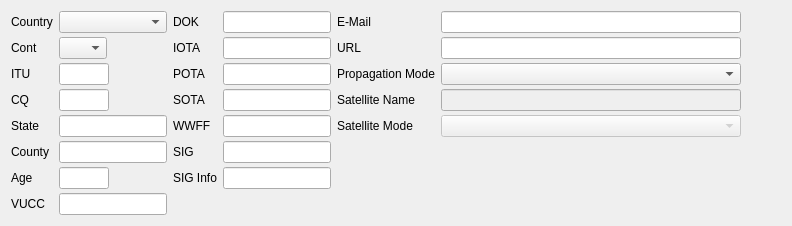
     <widget class="QWidget" name="tabDetails">
      <attribute name="title">
       <string>&amp;Details</string>
      </attribute>
      <layout class="QHBoxLayout" name="horizontalLayout_3">
       <item>
        <layout class="QFormLayout" name="formLayout">
         <property name="formAlignment">
          <set>Qt::AlignLeading|Qt::AlignLeft|Qt::AlignTop</set>
         </property>
         <property name="horizontalSpacing">
          <number>6</number>
         </property>
         <property name="verticalSpacing">
          <number>4</number>
         </property>
         <item row="0" column="0">
          <widget class="QLabel" name="countryLabel">
           <property name="text">
            <string>Country</string>
           </property>
          </widget>
         </item>
         <item row="0" column="1">
          <widget class="QComboBox" name="countryCombo"/>
         </item>
         <item row="1" column="0">
          <widget class="QLabel" name="contLabel">
           <property name="text">
            <string>Cont</string>
           </property>
          </widget>
         </item>
         <item row="2" column="0">
          <widget class="QLabel" name="ituLabel">
           <property name="text">
            <string>ITU</string>
           </property>
          </widget>
         </item>
         <item row="2" column="1">
          <widget class="NewContactEditLine" name="ituEdit">
           <property name="sizePolicy">
            <sizepolicy hsizetype="Fixed" vsizetype="Fixed">
             <horstretch>0</horstretch>
             <verstretch>0</verstretch>
            </sizepolicy>
           </property>
           <property name="maximumSize">
            <size>
             <width>50</width>
             <height>16777215</height>
            </size>
           </property>
           <property name="focusPolicy">
            <enum>Qt::StrongFocus</enum>
           </property>
           <property name="maxLength">
            <number>2</number>
           </property>
          </widget>
         </item>
         <item row="3" column="0">
          <widget class="QLabel" name="cqLabel">
           <property name="text">
            <string>CQ</string>
           </property>
          </widget>
         </item>
         <item row="3" column="1">
          <widget class="NewContactEditLine" name="cqEdit">
           <property name="sizePolicy">
            <sizepolicy hsizetype="Fixed" vsizetype="Fixed">
             <horstretch>0</horstretch>
             <verstretch>0</verstretch>
            </sizepolicy>
           </property>
           <property name="maximumSize">
            <size>
             <width>50</width>
             <height>16777215</height>
            </size>
           </property>
           <property name="focusPolicy">
            <enum>Qt::StrongFocus</enum>
           </property>
           <property name="maxLength">
            <number>2</number>
           </property>
          </widget>
         </item>
         <item row="4" column="0">
          <widget class="QLabel" name="stateLabel">
           <property name="text">
            <string>State</string>
           </property>
          </widget>
         </item>
         <item row="4" column="1">
          <widget class="NewContactEditLine" name="stateEdit">
           <property name="sizePolicy">
            <sizepolicy hsizetype="Fixed" vsizetype="Fixed">
             <horstretch>0</horstretch>
             <verstretch>0</verstretch>
            </sizepolicy>
           </property>
           <property name="maximumSize">
            <size>
             <width>200</width>
             <height>16777215</height>
            </size>
           </property>
           <property name="focusPolicy">
            <enum>Qt::StrongFocus</enum>
           </property>
          </widget>
         </item>
         <item row="5" column="0">
          <widget class="QLabel" name="countyLabel">
           <property name="text">
            <string>County</string>
           </property>
          </widget>
         </item>
         <item row="5" column="1">
          <widget class="NewContactEditLine" name="countyEdit">
           <property name="sizePolicy">
            <sizepolicy hsizetype="Fixed" vsizetype="Fixed">
             <horstretch>0</horstretch>
             <verstretch>0</verstretch>
            </sizepolicy>
           </property>
           <property name="maximumSize">
            <size>
             <width>200</width>
             <height>16777215</height>
            </size>
           </property>
           <property name="focusPolicy">
            <enum>Qt::StrongFocus</enum>
           </property>
          </widget>
         </item>
         <item row="6" column="0">
          <widget class="QLabel" name="ageLabel">
           <property name="text">
            <string>Age</string>
           </property>
          </widget>
         </item>
         <item row="6" column="1">
          <widget class="NewContactEditLine" name="ageEdit">
           <property name="sizePolicy">
            <sizepolicy hsizetype="Fixed" vsizetype="Fixed">
             <horstretch>0</horstretch>
             <verstretch>0</verstretch>
            </sizepolicy>
           </property>
           <property name="maximumSize">
            <size>
             <width>50</width>
             <height>16777215</height>
            </size>
           </property>
           <property name="focusPolicy">
            <enum>Qt::StrongFocus</enum>
           </property>
          </widget>
         </item>
         <item row="1" column="1">
          <widget class="QComboBox" name="contEdit">
           <property name="enabled">
            <bool>true</bool>
           </property>
           <property name="sizePolicy">
            <sizepolicy hsizetype="Fixed" vsizetype="Fixed">
             <horstretch>0</horstretch>
             <verstretch>0</verstretch>
            </sizepolicy>
           </property>
           <property name="focusPolicy">
            <enum>Qt::WheelFocus</enum>
           </property>
           <property name="sizeAdjustPolicy">
            <enum>QComboBox::AdjustToContents</enum>
           </property>
           <item>
            <property name="text">
             <string/>
            </property>
           </item>
           <item>
            <property name="text">
             <string>AF</string>
            </property>
           </item>
           <item>
            <property name="text">
             <string>AN</string>
            </property>
           </item>
           <item>
            <property name="text">
             <string>AS</string>
            </property>
           </item>
           <item>
            <property name="text">
             <string>EU</string>
            </property>
           </item>
           <item>
            <property name="text">
             <string>NA</string>
            </property>
           </item>
           <item>
            <property name="text">
             <string>OC</string>
            </property>
           </item>
           <item>
            <property name="text">
             <string>SA</string>
            </property>
           </item>
          </widget>
         </item>
         <item row="7" column="0">
          <widget class="QLabel" name="vuccLabel">
           <property name="text">
            <string>VUCC</string>
           </property>
          </widget>
         </item>
         <item row="7" column="1">
          <widget class="NewContactEditLine" name="vuccEdit">
           <property name="focusPolicy">
            <enum>Qt::StrongFocus</enum>
           </property>
           <property name="toolTip">
            <string>two or four adjacent Gridsquares, each four characters long, (ex. EN98,FM08,EM97,FM07)</string>
           </property>
          </widget>
         </item>
        </layout>
       </item>
       <item>
        <layout class="QFormLayout" name="formLayout_2">
         <property name="labelAlignment">
          <set>Qt::AlignLeading|Qt::AlignLeft|Qt::AlignVCenter</set>
         </property>
         <property name="formAlignment">
          <set>Qt::AlignLeading|Qt::AlignLeft|Qt::AlignTop</set>
         </property>
         <property name="verticalSpacing">
          <number>4</number>
         </property>
         <item row="0" column="0">
          <widget class="QLabel" name="dokLabel">
           <property name="text">
            <string>DOK</string>
           </property>
          </widget>
         </item>
         <item row="0" column="1">
          <widget class="NewContactEditLine" name="dokEdit">
           <property name="focusPolicy">
            <enum>Qt::StrongFocus</enum>
           </property>
           <property name="toolTip">
            <string>the contacted station's DARC DOK (District Location Code) (ex. A01)</string>
           </property>
          </widget>
         </item>
         <item row="1" column="0">
          <widget class="QLabel" name="iotaLabel">
           <property name="text">
            <string>IOTA</string>
           </property>
          </widget>
         </item>
         <item row="1" column="1">
          <widget class="NewContactEditLine" name="iotaEdit">
           <property name="sizePolicy">
            <sizepolicy hsizetype="Expanding" vsizetype="Fixed">
             <horstretch>0</horstretch>
             <verstretch>0</verstretch>
            </sizepolicy>
           </property>
           <property name="maximumSize">
            <size>
             <width>16777215</width>
             <height>16777215</height>
            </size>
           </property>
           <property name="focusPolicy">
            <enum>Qt::StrongFocus</enum>
           </property>
          </widget>
         </item>
         <item row="2" column="0">
          <widget class="QLabel" name="potaLabel">
           <property name="text">
            <string>POTA</string>
           </property>
          </widget>
         </item>
         <item row="2" column="1">
          <widget class="NewContactEditLine" name="potaEdit"/>
         </item>
         <item row="3" column="0">
          <widget class="QLabel" name="sotaLabel">
           <property name="text">
            <string>SOTA</string>
           </property>
          </widget>
         </item>
         <item row="3" column="1">
          <widget class="NewContactEditLine" name="sotaEdit">
           <property name="sizePolicy">
            <sizepolicy hsizetype="Expanding" vsizetype="Fixed">
             <horstretch>0</horstretch>
             <verstretch>0</verstretch>
            </sizepolicy>
           </property>
           <property name="focusPolicy">
            <enum>Qt::StrongFocus</enum>
           </property>
          </widget>
         </item>
         <item row="4" column="0">
          <widget class="QLabel" name="wwffLabel">
           <property name="text">
            <string>WWFF</string>
           </property>
          </widget>
         </item>
         <item row="4" column="1">
          <widget class="NewContactEditLine" name="wwffEdit"/>
         </item>
         <item row="5" column="0">
          <widget class="QLabel" name="sigLabel">
           <property name="text">
            <string>SIG</string>
           </property>
          </widget>
         </item>
         <item row="5" column="1">
          <widget class="NewContactEditLine" name="sigEdit">
           <property name="focusPolicy">
            <enum>Qt::StrongFocus</enum>
           </property>
          </widget>
         </item>
         <item row="6" column="0">
          <widget class="QLabel" name="sigInfoLabel">
           <property name="text">
            <string>SIG Info</string>
           </property>
          </widget>
         </item>
         <item row="6" column="1">
          <widget class="NewContactEditLine" name="sigInfoEdit">
           <property name="focusPolicy">
            <enum>Qt::StrongFocus</enum>
           </property>
          </widget>
         </item>
        </layout>
       </item>
       <item>
        <layout class="QFormLayout" name="formLayout_3">
         <property name="formAlignment">
          <set>Qt::AlignLeading|Qt::AlignLeft|Qt::AlignTop</set>
         </property>
         <property name="verticalSpacing">
          <number>4</number>
         </property>
         <item row="0" column="0">
          <widget class="QLabel" name="emailLabel">
           <property name="text">
            <string>E-Mail</string>
           </property>
          </widget>
         </item>
         <item row="0" column="1">
          <widget class="NewContactEditLine" name="emailEdit">
           <property name="sizePolicy">
            <sizepolicy hsizetype="Minimum" vsizetype="Fixed">
             <horstretch>0</horstretch>
             <verstretch>0</verstretch>
            </sizepolicy>
           </property>
           <property name="focusPolicy">
            <enum>Qt::StrongFocus</enum>
           </property>
          </widget>
         </item>
         <item row="1" column="0">
          <widget class="QLabel" name="urlLabel">
           <property name="text">
            <string>URL</string>
           </property>
          </widget>
         </item>
         <item row="1" column="1">
          <widget class="NewContactEditLine" name="urlEdit">
           <property name="sizePolicy">
            <sizepolicy hsizetype="Minimum" vsizetype="Fixed">
             <horstretch>0</horstretch>
             <verstretch>0</verstretch>
            </sizepolicy>
           </property>
           <property name="focusPolicy">
            <enum>Qt::StrongFocus</enum>
           </property>
          </widget>
         </item>
         <item row="2" column="0">
          <widget class="QLabel" name="propagationModeLabel">
           <property name="text">
            <string>Propagation Mode</string>
           </property>
          </widget>
         </item>
         <item row="2" column="1">
          <widget class="QComboBox" name="propagationModeEdit">
           <property name="sizePolicy">
            <sizepolicy hsizetype="Maximum" vsizetype="Fixed">
             <horstretch>0</horstretch>
             <verstretch>0</verstretch>
            </sizepolicy>
           </property>
           <property name="minimumSize">
            <size>
             <width>300</width>
             <height>0</height>
            </size>
           </property>
           <property name="focusPolicy">
            <enum>Qt::WheelFocus</enum>
           </property>
          </widget>
         </item>
         <item row="3" column="0">
          <widget class="QLabel" name="satNameLabel">
           <property name="text">
            <string>Satellite Name</string>
           </property>
          </widget>
         </item>
         <item row="3" column="1">
          <widget class="QLineEdit" name="satNameEdit">
           <property name="enabled">
            <bool>false</bool>
           </property>
           <property name="sizePolicy">
            <sizepolicy hsizetype="Expanding" vsizetype="Fixed">
             <horstretch>0</horstretch>
             <verstretch>0</verstretch>
            </sizepolicy>
           </property>
           <property name="focusPolicy">
            <enum>Qt::StrongFocus</enum>
           </property>
          </widget>
         </item>
         <item row="4" column="0">
          <widget class="QLabel" name="satModeLabel">
           <property name="text">
            <string>Satellite Mode</string>
           </property>
          </widget>
         </item>
         <item row="4" column="1">
          <widget class="QComboBox" name="satModeEdit">
           <property name="enabled">
            <bool>false</bool>
           </property>
           <property name="sizePolicy">
            <sizepolicy hsizetype="Maximum" vsizetype="Fixed">
             <horstretch>0</horstretch>
             <verstretch>0</verstretch>
            </sizepolicy>
           </property>
           <property name="minimumSize">
            <size>
             <width>300</width>
             <height>0</height>
            </size>
           </property>
           <property name="focusPolicy">
            <enum>Qt::WheelFocus</enum>
           </property>
          </widget>
         </item>
        </layout>
       </item>
       <item>
        <spacer name="horizontalSpacer_2">
         <property name="orientation">
          <enum>Qt::Horizontal</enum>
         </property>
         <property name="sizeHint" stdset="0">
          <size>
           <width>40</width>
           <height>20</height>
          </size>
         </property>
        </spacer>
       </item>
      </layout>
     </widget>
